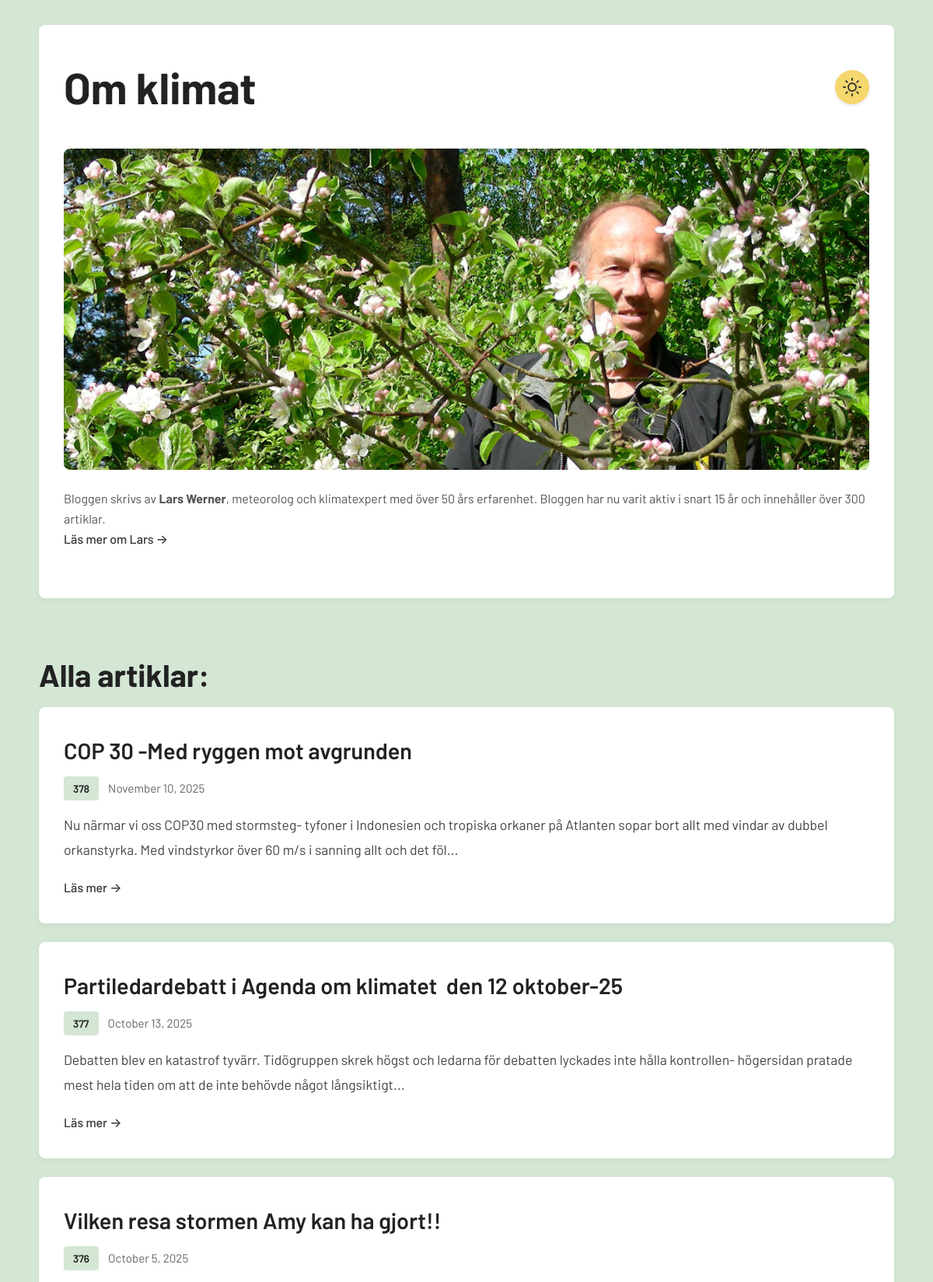
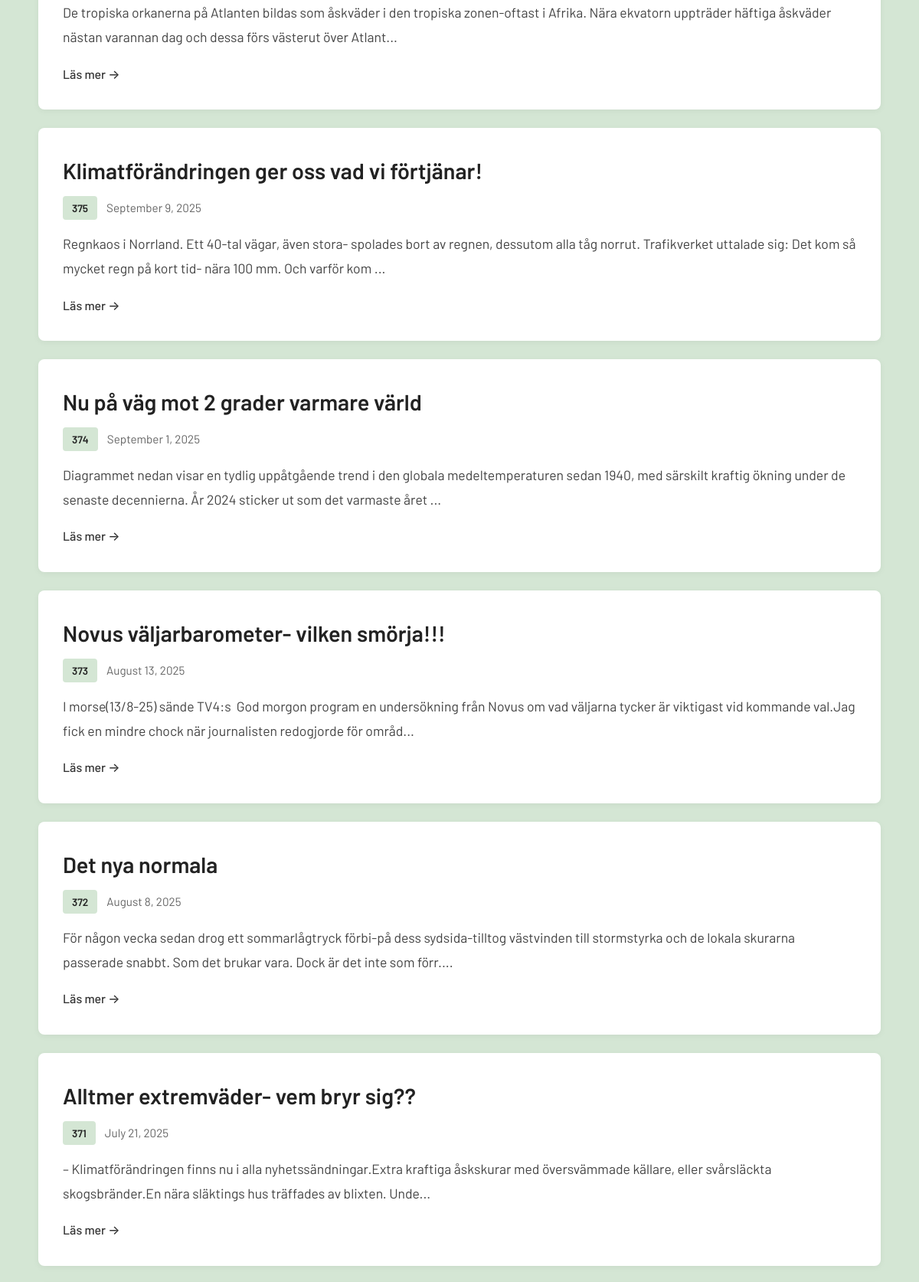
The page / (upper part) on the database its author committed (2 pictures, top to bottom).
### tables this page shows
CREATE TABLE posts (
        id INTEGER PRIMARY KEY AUTOINCREMENT,
        title TEXT NOT NULL,
        content TEXT NOT NULL,
        slug TEXT UNIQUE NOT NULL,
        created_at DATETIME DEFAULT CURRENT_TIMESTAMP,
        updated_at DATETIME DEFAULT CURRENT_TIMESTAMP
    , featured_image TEXT, status TEXT DEFAULT 'draft');

### config.php (called while the page is built, shortened)
<?php
function formatDate($date) {
    return date('F j, Y', strtotime($date));
}

### index.php (the view, shortened to what this page needs)
<?php
require_once 'config.php';
$db = getDB();
$stmt = $db->query("SELECT id, title, content, slug, featured_image, created_at FROM posts WHERE status = 'published' ORDER BY created_at DESC");
$posts = $stmt->fetchAll(PDO::FETCH_ASSOC);
$totalPosts = count($posts);
function getExcerpt($content, $length = 200) {
    $text = strip_tags($content);
    if (strlen($text) <= $length) {
        return $text;
    }
    return substr($text, 0, $length) . '...';
}
?>
<!DOCTYPE html>
<html lang="sv">
<head>
    <link rel="stylesheet" href="styles.css?v=3">
</head>
<body>
    <div class="container">
        <header>
            <div class="header-title-wrapper">
                <h1>Om klimat</h1>
                <a href="admin/login.php" class="admin-sun-button" aria-label="Gå till admin-sidan">
                </a>
            </div>
            <?php if (file_exists('uploads/author.png')): ?>
                <img src="uploads/author.png" alt="Lars Werner" class="author-image" style="max-width: 100%; height: auto; margin-bottom: 1rem; border-radius: 8px;">
            <?php endif; ?>
            <div class="author-intro">
                <p>Bloggen skrivs av <strong>Lars Werner</strong>, meteorolog och klimatexpert med över 50 års erfarenhet. Bloggen har nu varit aktiv i snart 15 år och innehåller över 300 artiklar.<br><a href="om.php">Läs mer om Lars →</a></p>
            </div>
        </header>
        <?php if (!empty($posts)): ?>
            <h2 class="articles-subtitle">Alla artiklar:</h2>
        <?php endif; ?>
        <main>
            <?php if (empty($posts)): ?>
                <p class="no-posts">Inga inlägg än. Kom tillbaka snart!</p>
            <?php else: ?>
                <div class="posts-list">
                    <?php foreach ($posts as $index => $post): ?>
                        <article class="post-preview">
                            <h2><a href="post.php?slug=<?php echo htmlspecialchars($post['slug']); ?>">
                                <?php echo htmlspecialchars($post['title']); ?>
                            </a></h2>
                            <div class="post-date-wrapper">
                                <span class="article-number"><?php echo $totalPosts - $index; ?></span>
                                <time class="post-date"><?php echo formatDate($post['created_at']); ?></time>
                            </div>
                            <p class="post-excerpt"><?php echo htmlspecialchars(getExcerpt($post['content'])); ?></p>
                            <a href="post.php?slug=<?php echo htmlspecialchars($post['slug']); ?>" class="read-more">Läs mer →</a>
                        </article>
                    <?php endforeach; ?>
                </div>
            <?php endif; ?>
        </main>
    </div>
</body>
</html>

### styles.css (style rules this page uses)
* { margin: 0; padding: 0; box-sizing: border-box; }
body { font-family: 'Barlow', -apple-system, BlinkMacSystemFont, 'Segoe UI', Roboto, 'Helvetica Neue', Arial, sans-serif; font-size: 18px; line-height: 1.7; color: #333; background: #d4e6d4; padding: 2rem 1rem; }
.container { max-width: 1100px; margin: 0 auto; padding: 0; }
header { background: white; padding: 2rem; border-radius: 8px; box-shadow: 0 2px 8px rgba(0,0,0,0.05); margin-bottom: 2rem; }
.header-title-wrapper { display: flex; align-items: center; justify-content: space-between; margin-bottom: 2rem; }
header h1 { font-size: 3.5rem; margin-bottom: 0; color: #222; font-weight: 700; flex: 1; }
.admin-sun-button { display: flex; align-items: center; justify-content: center; width: 44px; height: 44px; border-radius: 50%; background: #f5d76e; color: #333; text-decoration: none; transition: all 0.2s ease; box-shadow: 0 2px 4px rgba(0, 0, 0, 0.1); flex-shrink: 0; }
.admin-sun-button svg { width: 24px; height: 24px; }
.author-intro { margin-top: 0; margin-bottom: 2rem; padding-top: 0; font-size: 1rem; color: #555; line-height: 1.6; }
.author-intro a { color: #333; text-decoration: none; font-weight: 500; }
main { margin-bottom: 3rem; }
.articles-subtitle { font-size: 2.5rem; font-weight: 700; color: #222; margin-top: 4rem; margin-bottom: 0.5rem; padding: 0 2rem 0 0; }
.posts-list { display: flex; flex-direction: column; gap: 1.5rem; }
.post-preview { background: white; padding: 2rem; border-radius: 8px; box-shadow: 0 2px 8px rgba(0,0,0,0.05); }
.post-preview h2 { font-size: 1.8rem; margin-bottom: 0.5rem; font-weight: 600; }
.post-preview h2 a { color: #222; text-decoration: none; }
.post-date-wrapper { display: flex; align-items: center; gap: 0.75rem; margin-bottom: 1rem; }
.post-date { font-size: 0.95rem; color: #666; }
.article-number { display: inline-block; background: #d4e6d4; color: #222; padding: 0.25rem 0.75rem; border-radius: 4px; font-size: 0.85rem; font-weight: 600; }
.post-excerpt { font-size: 1.1rem; color: #444; margin-bottom: 1rem; line-height: 1.8; }
.read-more { color: #333; text-decoration: none; font-weight: 500; font-size: 1rem; }

### rows shown on the page
posts: title "COP 30 -Med ryggen mot avgrunden", index "378", created_at "November 10, 2025", content "Nu närmar vi oss COP30 med stormsteg- tyfoner i Indonesien och tropiska orkaner på Atlanten sopar bort allt med vindar av dubbel orkanstyrka. Med vindstyrkor över 60 m/s i sanning allt och det föl..."
posts: title "Partiledardebatt i Agenda om klimatet den 12 oktober-25", index "377", created_at "October 13, 2025", content "Debatten blev en katastrof tyvärr. Tidögruppen skrek högst och ledarna för debatten lyckades inte hålla kontrollen- högersidan pratade mest hela tiden om att de inte behövde något långsiktigt..."
posts: title "Vilken resa stormen Amy kan ha gjort!!", index "376", created_at "October 5, 2025", content "De tropiska orkanerna på Atlanten bildas som åskväder i den tropiska zonen-oftast i Afrika. Nära ekvatorn uppträder häftiga åskväder nästan varannan dag och dessa förs västerut över Atlant..."
posts: title "Klimatförändringen ger oss vad vi förtjänar!", index "375", created_at "September 9, 2025", content "Regnkaos i Norrland. Ett 40-tal vägar, även stora- spolades bort av regnen, dessutom alla tåg norrut. Trafikverket uttalade sig: Det kom så mycket regn på kort tid- nära 100 mm. Och varför kom ..."
posts: title "Nu på väg mot 2 grader varmare värld", index "374", created_at "September 1, 2025", content "Diagrammet nedan visar en tydlig uppåtgående trend i den globala medeltemperaturen sedan 1940, med särskilt kraftig ökning under de senaste decennierna. År 2024 sticker ut som det varmaste året ..."
posts: title "Novus väljarbarometer- vilken smörja!!!", index "373", created_at "August 13, 2025", content "I morse(13/8-25) sände TV4:s God morgon program en undersökning från Novus om vad väljarna tycker är viktigast vid kommande val.Jag fick en mindre chock när journalisten redogjorde för områd..."
posts: title "Det nya normala", index "372", created_at "August 8, 2025", content "För någon vecka sedan drog ett sommarlågtryck förbi-på dess sydsida-tilltog västvinden till stormstyrka och de lokala skurarna passerade snabbt. Som det brukar vara. Dock är det inte som förr...."
posts: title "Alltmer extremväder- vem bryr sig??", index "371", created_at "July 21, 2025", content "– Klimatförändringen finns nu i alla nyhetssändningar.Extra kraftiga åskskurar med översvämmade källare, eller svårsläckta skogsbränder.En nära släktings hus träffades av blixten. Unde..."
